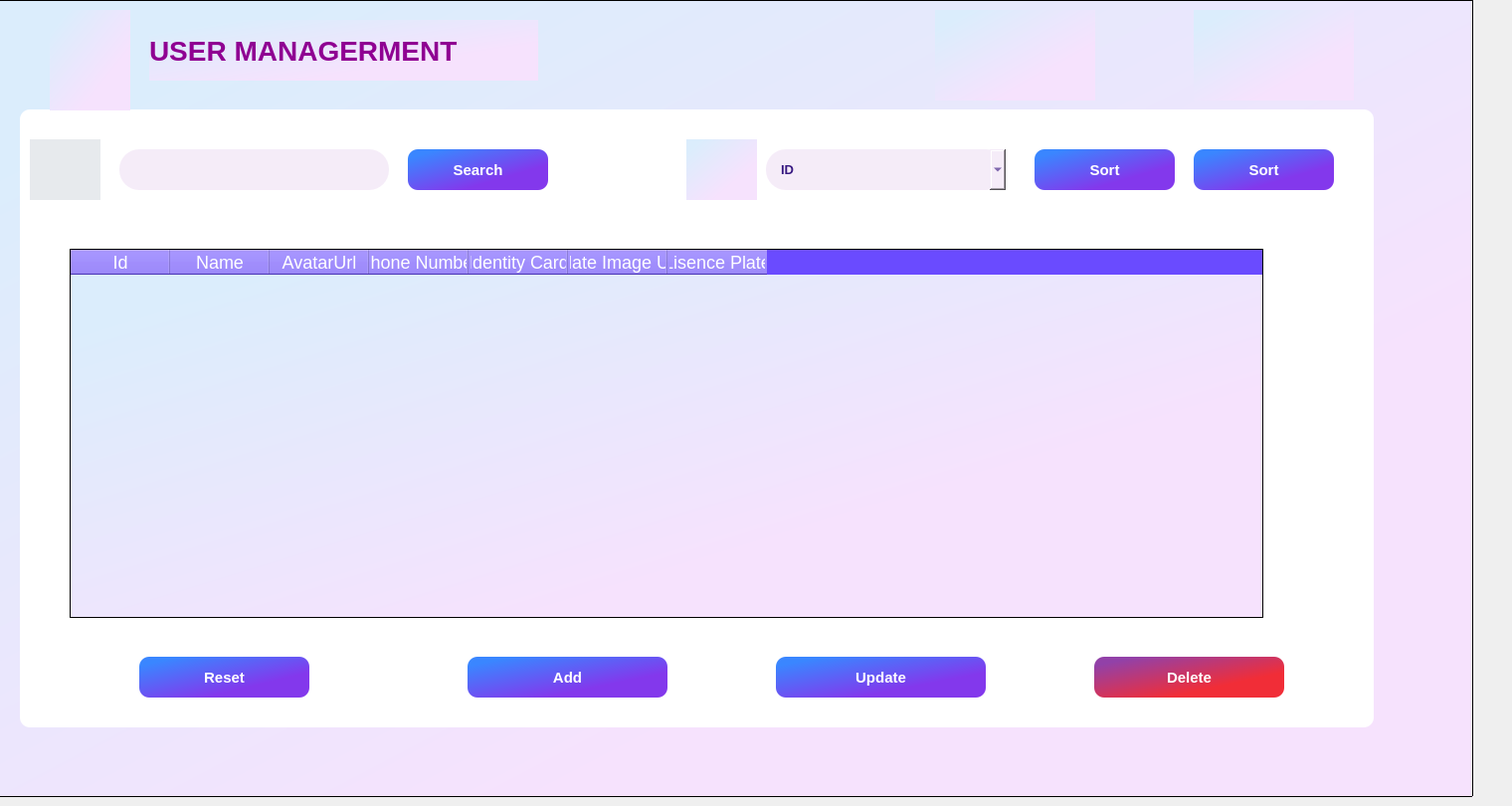
    <widget class="QWidget" name="User">
     <attribute name="title">
      <string>User</string>
     </attribute>
     <widget class="QFrame" name="frame_3">
      <property name="geometry">
       <rect>
        <x>-30</x>
        <y>0</y>
        <width>1511</width>
        <height>801</height>
       </rect>
      </property>
      <property name="styleSheet">
       <string notr="true">QFrame {
		background-color: #E9E2F8;
background-color: qlineargradient(spread:pad, x1:1, y1:1, x2:0, y2:0, stop:0.306818 rgb(246,226,253), stop:0.886364 rgb(219,237,252));

}</string>
      </property>
      <property name="frameShape">
       <enum>QFrame::StyledPanel</enum>
      </property>
      <property name="frameShadow">
       <enum>QFrame::Raised</enum>
      </property>
      <widget class="QGroupBox" name="groupBox_3">
       <property name="geometry">
        <rect>
         <x>50</x>
         <y>110</y>
         <width>1361</width>
         <height>621</height>
        </rect>
       </property>
       <property name="styleSheet">
        <string notr="true">QGroupBox{
	background-color: #fff;
    border: none;
    border-radius: 10px
}</string>
       </property>
       <property name="title">
        <string/>
       </property>
       <widget class="QTableWidget" name="tableUser">
        <property name="geometry">
         <rect>
          <x>50</x>
          <y>140</y>
          <width>1200</width>
          <height>371</height>
         </rect>
        </property>
        <property name="maximumSize">
         <size>
          <width>16777215</width>
          <height>371</height>
         </size>
        </property>
        <property name="font">
         <font>
          <pointsize>11</pointsize>
          <weight>75</weight>
          <bold>true</bold>
         </font>
        </property>
        <property name="styleSheet">
         <string notr="true">QTableWidget::item#tableUser {
  	text-align : center;
  	vertical-align: middle;
	background-color: #fff;
	color: #371881;
}

QHeaderView, QHeaderView::section {
    background-color: #6a4bff;
	color: #fff;
	font-style: bold;
	text-align : center;
	font-size : 18px;
}
QTableWidget::item:selected#tableUser { 
	background-color: #ffedca; 
}</string>
        </property>
        <property name="iconSize">
         <size>
          <width>20</width>
          <height>20</height>
         </size>
        </property>
        <property name="horizontalScrollMode">
         <enum>QAbstractItemView::ScrollPerItem</enum>
        </property>
        <property name="columnCount">
         <number>7</number>
        </property>
        <attribute name="verticalHeaderVisible">
         <bool>false</bool>
        </attribute>
        <column>
         <property name="text">
          <string>Id</string>
         </property>
        </column>
        <column>
         <property name="text">
          <string>Name</string>
         </property>
        </column>
        <column>
         <property name="text">
          <string>AvatarUrl</string>
         </property>
        </column>
        <column>
         <property name="text">
          <string>Phone Number</string>
         </property>
        </column>
        <column>
         <property name="text">
          <string>Identity Card</string>
         </property>
        </column>
        <column>
         <property name="text">
          <string>Plate Image Url</string>
         </property>
        </column>
        <column>
         <property name="text">
          <string>Lisence Plate</string>
         </property>
        </column>
       </widget>
       <widget class="QPushButton" name="btnAddUser">
        <property name="geometry">
         <rect>
          <x>450</x>
          <y>550</y>
          <width>201</width>
          <height>41</height>
         </rect>
        </property>
        <property name="font">
         <font>
          <family>Segoe UI</family>
          <pointsize>11</pointsize>
          <weight>75</weight>
          <bold>true</bold>
         </font>
        </property>
        <property name="cursor">
         <cursorShape>OpenHandCursor</cursorShape>
        </property>
        <property name="styleSheet">
         <string notr="true">
QPushButton#btnAddUser {
   background-color: #743de3;
   border : none;
   color: white;
   border-radius: 10px;
background-color: qlineargradient(spread:pad, x1:1, y1:1, x2:0, y2:0, stop:0.306818 rgb(131,56,236), stop:0.886364 #3a86ff);
}</string>
        </property>
        <property name="text">
         <string>Add</string>
        </property>
       </widget>
       <widget class="QPushButton" name="btnUpdateUser">
        <property name="geometry">
         <rect>
          <x>760</x>
          <y>550</y>
          <width>211</width>
          <height>41</height>
         </rect>
        </property>
        <property name="font">
         <font>
          <family>Segoe UI</family>
          <pointsize>11</pointsize>
          <weight>75</weight>
          <bold>true</bold>
         </font>
        </property>
        <property name="cursor">
         <cursorShape>OpenHandCursor</cursorShape>
        </property>
        <property name="styleSheet">
         <string notr="true">
QPushButton#btnUpdateUser {
   
background-color: qlineargradient(spread:pad, x1:1, y1:1, x2:0, y2:0, stop:0.306818 rgba(0, 100, 245, 255), stop:0.886364 rgba(143, 0, 146, 255));
   border : none;
   color: white;
   border-radius: 10px;
background-color: #743de3;
background-color: qlineargradient(spread:pad, x1:1, y1:1, x2:0, y2:0, stop:0.306818 rgb(131,56,236), stop:0.886364 #3a86ff);
}</string>
        </property>
        <property name="text">
         <string>Update</string>
        </property>
       </widget>
       <widget class="QPushButton" name="btnDelUser">
        <property name="geometry">
         <rect>
          <x>1080</x>
          <y>550</y>
          <width>191</width>
          <height>41</height>
         </rect>
        </property>
        <property name="font">
         <font>
          <family>Segoe UI</family>
          <pointsize>11</pointsize>
          <weight>75</weight>
          <bold>true</bold>
         </font>
        </property>
        <property name="cursor">
         <cursorShape>OpenHandCursor</cursorShape>
        </property>
        <property name="styleSheet">
         <string notr="true">QPushButton#btnDelUser:hover:!pressed {

	border-radius: 10px;
}
QPushButton#btnDelUser {
  background-color: qlineargradient(spread:pad, x1:1, y1:1, x2:0, y2:0, stop:0.306818 rgba(241,45,55), stop:0.886364 rgba(146,65,168));
   border : none;
   color: white;
   border-radius: 10px;
}</string>
        </property>
        <property name="text">
         <string>Delete</string>
        </property>
       </widget>
       <widget class="QLineEdit" name="txtSearchUser">
        <property name="geometry">
         <rect>
          <x>100</x>
          <y>40</y>
          <width>271</width>
          <height>41</height>
         </rect>
        </property>
        <property name="font">
         <font>
          <family>Segoe UI</family>
          <pointsize>10</pointsize>
          <weight>75</weight>
          <bold>true</bold>
         </font>
        </property>
        <property name="styleSheet">
         <string notr="true">QLineEdit{
	border-radius: 20px;
	padding-left: 12px;
	color: #371881;
	background-color: #f5ecf8;
}</string>
        </property>
        <property name="text">
         <string/>
        </property>
       </widget>
       <widget class="QPushButton" name="btnSearchUser">
        <property name="geometry">
         <rect>
          <x>390</x>
          <y>40</y>
          <width>141</width>
          <height>41</height>
         </rect>
        </property>
        <property name="font">
         <font>
          <family>Segoe UI</family>
          <pointsize>11</pointsize>
          <weight>75</weight>
          <bold>true</bold>
         </font>
        </property>
        <property name="cursor">
         <cursorShape>OpenHandCursor</cursorShape>
        </property>
        <property name="styleSheet">
         <string notr="true">QPushButton#btnSearchUser {
   background-color: #743de3;
   border : none;
   color: white;
   border-radius: 10px;
background-color: qlineargradient(spread:pad, x1:1, y1:1, x2:0, y2:0, stop:0.306818 rgb(131,56,236), stop:0.886364 #3a86ff);
}</string>
        </property>
        <property name="text">
         <string>Search</string>
        </property>
       </widget>
       <widget class="QComboBox" name="cbbSortUser">
        <property name="geometry">
         <rect>
          <x>750</x>
          <y>40</y>
          <width>241</width>
          <height>41</height>
         </rect>
        </property>
        <property name="font">
         <font>
          <family>Segoe UI</family>
          <pointsize>10</pointsize>
          <weight>75</weight>
          <bold>true</bold>
         </font>
        </property>
        <property name="styleSheet">
         <string notr="true">border-radius: 20px;
	padding-left: 15px;
	color: #371881;
	background-color: #f5ecf8;</string>
        </property>
        <item>
         <property name="text">
          <string>ID</string>
         </property>
        </item>
        <item>
         <property name="text">
          <string>Name</string>
         </property>
        </item>
        <item>
         <property name="text">
          <string>Phone Number</string>
         </property>
        </item>
        <item>
         <property name="text">
          <string>Lisence Plate</string>
         </property>
        </item>
       </widget>
       <widget class="QPushButton" name="btnSortUserIncrease">
        <property name="geometry">
         <rect>
          <x>1020</x>
          <y>40</y>
          <width>141</width>
          <height>41</height>
         </rect>
        </property>
        <property name="font">
         <font>
          <family>Segoe UI</family>
          <pointsize>11</pointsize>
          <weight>75</weight>
          <bold>true</bold>
         </font>
        </property>
        <property name="cursor">
         <cursorShape>OpenHandCursor</cursorShape>
        </property>
        <property name="styleSheet">
         <string notr="true">QPushButton#btnSortUserIncrease {
   background-color: #743de3;
   border : none;
   color: white;
   border-radius: 10px;
background-color: qlineargradient(spread:pad, x1:1, y1:1, x2:0, y2:0, stop:0.306818 rgb(131,56,236), stop:0.886364 #3a86ff);
}</string>
        </property>
        <property name="text">
         <string>Sort</string>
        </property>
        <property name="icon">
         <iconset>
          <normaloff>../imageUI/up-arrow.png</normaloff>../imageUI/up-arrow.png</iconset>
        </property>
        <property name="iconSize">
         <size>
          <width>30</width>
          <height>30</height>
         </size>
        </property>
       </widget>
       <widget class="QLabel" name="label_8">
        <property name="geometry">
         <rect>
          <x>670</x>
          <y>30</y>
          <width>71</width>
          <height>61</height>
         </rect>
        </property>
        <property name="styleSheet">
         <string notr="true"/>
        </property>
        <property name="text">
         <string/>
        </property>
        <property name="pixmap">
         <pixmap>../imageUI/sort.png</pixmap>
        </property>
        <property name="scaledContents">
         <bool>true</bool>
        </property>
       </widget>
       <widget class="QLabel" name="label_12">
        <property name="geometry">
         <rect>
          <x>10</x>
          <y>30</y>
          <width>71</width>
          <height>61</height>
         </rect>
        </property>
        <property name="styleSheet">
         <string notr="true">	background-color: #e7eaed;</string>
        </property>
        <property name="text">
         <string/>
        </property>
        <property name="pixmap">
         <pixmap>../imageUI/search_1.png</pixmap>
        </property>
        <property name="scaledContents">
         <bool>true</bool>
        </property>
       </widget>
       <widget class="QPushButton" name="btnResetUser">
        <property name="geometry">
         <rect>
          <x>120</x>
          <y>550</y>
          <width>171</width>
          <height>41</height>
         </rect>
        </property>
        <property name="font">
         <font>
          <family>Segoe UI</family>
          <pointsize>11</pointsize>
          <weight>75</weight>
          <bold>true</bold>
         </font>
        </property>
        <property name="cursor">
         <cursorShape>OpenHandCursor</cursorShape>
        </property>
        <property name="styleSheet">
         <string notr="true">QPushButton#btnResetUser {
   background-color: #743de3;
   border : none;
   color: white;
   border-radius: 10px;
background-color: qlineargradient(spread:pad, x1:1, y1:1, x2:0, y2:0, stop:0.306818 rgb(131,56,236), stop:0.886364 #3a86ff);
}</string>
        </property>
        <property name="text">
         <string>Reset</string>
        </property>
       </widget>
       <widget class="QPushButton" name="btnSortUserDecrease">
        <property name="geometry">
         <rect>
          <x>1180</x>
          <y>40</y>
          <width>141</width>
          <height>41</height>
         </rect>
        </property>
        <property name="font">
         <font>
          <family>Segoe UI</family>
          <pointsize>11</pointsize>
          <weight>75</weight>
          <bold>true</bold>
         </font>
        </property>
        <property name="cursor">
         <cursorShape>OpenHandCursor</cursorShape>
        </property>
        <property name="styleSheet">
         <string notr="true">QPushButton#btnSortUserDecrease {
   background-color: #743de3;
   border : none;
   color: white;
   border-radius: 10px;
background-color: qlineargradient(spread:pad, x1:1, y1:1, x2:0, y2:0, stop:0.306818 rgb(131,56,236), stop:0.886364 #3a86ff);
}</string>
        </property>
        <property name="text">
         <string>Sort</string>
        </property>
        <property name="icon">
         <iconset>
          <normaloff>../imageUI/decrease.png</normaloff>../imageUI/decrease.png</iconset>
        </property>
        <property name="iconSize">
         <size>
          <width>25</width>
          <height>25</height>
         </size>
        </property>
       </widget>
       <zorder>btnAddUser</zorder>
       <zorder>tableUser</zorder>
       <zorder>btnUpdateUser</zorder>
       <zorder>btnDelUser</zorder>
       <zorder>txtSearchUser</zorder>
       <zorder>btnSearchUser</zorder>
       <zorder>cbbSortUser</zorder>
       <zorder>btnSortUserIncrease</zorder>
       <zorder>label_8</zorder>
       <zorder>label_12</zorder>
       <zorder>btnResetUser</zorder>
       <zorder>btnSortUserDecrease</zorder>
      </widget>
      <widget class="QLabel" name="label_20">
       <property name="geometry">
        <rect>
         <x>180</x>
         <y>20</y>
         <width>391</width>
         <height>61</height>
        </rect>
       </property>
       <property name="font">
        <font>
         <family>Segoe UI</family>
         <pointsize>21</pointsize>
         <weight>75</weight>
         <bold>true</bold>
        </font>
       </property>
       <property name="styleSheet">
        <string notr="true">QLabel {
	color: qlineargradient(spread:pad, x1:1, y1:1, x2:0, y2:0, stop:0.306818 rgba(143, 0, 146, 255), stop:0.886364 rgba(0, 100, 245, 255));
 
}</string>
       </property>
       <property name="text">
        <string>USER MANAGERMENT </string>
       </property>
      </widget>
      <widget class="QLabel" name="label_5">
       <property name="geometry">
        <rect>
         <x>80</x>
         <y>10</y>
         <width>81</width>
         <height>101</height>
        </rect>
       </property>
       <property name="font">
        <font>
         <pointsize>21</pointsize>
        </font>
       </property>
       <property name="text">
        <string/>
       </property>
       <property name="pixmap">
        <pixmap>../imageUI/icons-User-manager.png</pixmap>
       </property>
      </widget>
      <widget class="QLabel" name="label_30">
       <property name="enabled">
        <bool>true</bool>
       </property>
       <property name="geometry">
        <rect>
         <x>970</x>
         <y>10</y>
         <width>161</width>
         <height>91</height>
        </rect>
       </property>
       <property name="tabletTracking">
        <bool>false</bool>
       </property>
       <property name="styleSheet">
        <string notr="true">QLabel {
	backround-color: red;
}
</string>
       </property>
       <property name="frameShape">
        <enum>QFrame::NoFrame</enum>
       </property>
       <property name="frameShadow">
        <enum>QFrame::Plain</enum>
       </property>
       <property name="text">
        <string/>
       </property>
       <property name="pixmap">
        <pixmap>../imageUI/icon-deco.png</pixmap>
       </property>
       <property name="scaledContents">
        <bool>true</bool>
       </property>
      </widget>
      <widget class="QLabel" name="label_33">
       <property name="enabled">
        <bool>true</bool>
       </property>
       <property name="geometry">
        <rect>
         <x>1230</x>
         <y>10</y>
         <width>161</width>
         <height>91</height>
        </rect>
       </property>
       <property name="tabletTracking">
        <bool>false</bool>
       </property>
       <property name="styleSheet">
        <string notr="true">QLabel {
	backround-color: red;
}
</string>
       </property>
       <property name="frameShape">
        <enum>QFrame::NoFrame</enum>
       </property>
       <property name="frameShadow">
        <enum>QFrame::Plain</enum>
       </property>
       <property name="text">
        <string/>
       </property>
       <property name="pixmap">
        <pixmap>../imageUI/icon-deco.png</pixmap>
       </property>
       <property name="scaledContents">
        <bool>true</bool>
       </property>
      </widget>
     </widget>
    </widget>
